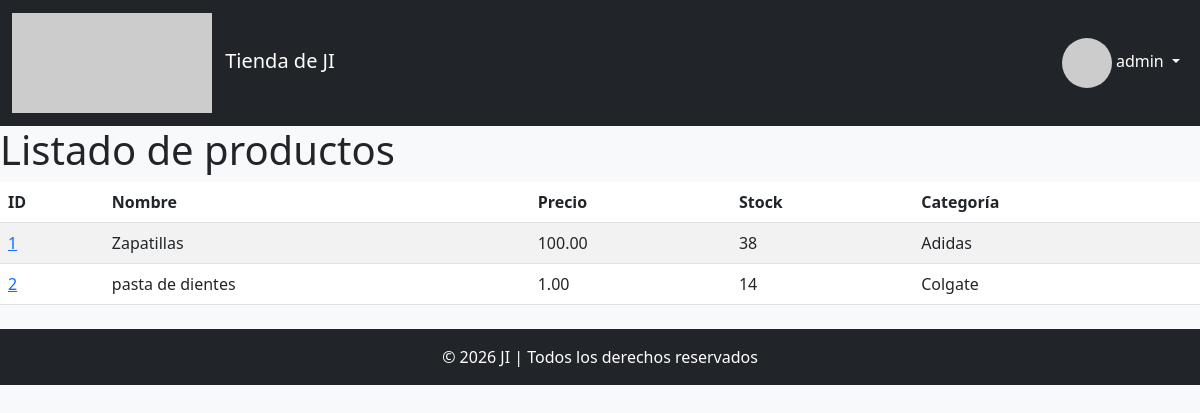
The app's page /tienda/admin/productos/ (signed in) with its own data.
### app/models.py (models this page shows, shortened)
class Usuario(AbstractUser):
    foto = models.ImageField(upload_to='usuario/', null=True, blank=True)
    vip = models.BooleanField(default=False)
    saldo = models.DecimalField(decimal_places=2, max_digits=12, default=0.00)
    bio = models.TextField(null=True, blank= True)
    class Meta:
        verbose_name = "Usuario"
        verbose_name_plural = "Usuarios"

class Producto(models.Model):
    nombre = models.CharField(max_length=50)
    marca = models.ForeignKey("Marca", on_delete=models.CASCADE)
    modelo = models.CharField(max_length=50)
    unidades = models.IntegerField()
    precio = models.DecimalField(decimal_places=2, max_digits=12, default=0.00)
    vip = models.BooleanField(default=False)
    foto = models.ImageField(upload_to='productos/', null=True, blank=True)
    class Meta:
        verbose_name = "Producto"
        verbose_name_plural = "Productos"
        unique_together = ['nombre','marca']

class Marca(models.Model):
    nombre = models.CharField(max_length=30, unique=True)
    def __str__(self):
        return f'{self.nombre}'
    class Meta:
        verbose_name = "Marca"
        verbose_name_plural = "Marcas"

### app/views.py (the view)
# urls.py: path('admin/productos/', ProductoListView.as_view(), name='producto_lista'),
class ProductoListView(ListView):
    model = Producto
    template_name = 'app/producto/producto_lista.html'
    context_object_name = 'productos'

### app/templates/app/producto/producto_lista.html
{% extends "../base.html" %}
{% block contenido %}
<h1>Listado de productos</h1>
<table class="table table-striped">
    <thead>
        <tr>
            <th>ID</th>
            <th>Nombre</th>
            <th>Precio</th>
            <th>Stock</th>
            <th>Categoría</th>
        </tr>
    </thead>
    <tbody>
        {% for producto in productos %}
        <tr>
            <td><a href="{% url 'producto_detalle' producto.pk %}">{{ producto.id }}</a></td>
            <td>{{ producto.nombre }}</td>
            <td>{{ producto.precio }}</td>
            <td>{{ producto.unidades }}</td>
            <td>{{ producto.marca }}</td>
        </tr>
        {% endfor %}
    </tbody>
</table>
{% endblock %}

### app/templates/app/base.html (shortened to what this page needs)
<!DOCTYPE html>
<html lang="es">
<head>
    <link href="https://cdn.jsdelivr.net/npm/bootstrap@5.3.0/dist/css/bootstrap.min.css" rel="stylesheet">
</head>
<body class="bg-light">
    <nav class="navbar navbar-expand-lg navbar-dark bg-dark">
        <div class="container-fluid">
            <a class="navbar-brand" href="">
                <img src="https://picsum.photos/200/100" alt="Logo" class="me-2"> Tienda de JI
            </a>
            <div class="collapse navbar-collapse justify-content-end" id="navbarNav">
                <ul class="navbar-nav">
                    <li class="nav-item dropdown">
                        <a class="nav-link dropdown-toggle text-white" href="" role="button" data-bs-toggle="dropdown">
                            <img src="https://picsum.photos/50/50" class="rounded-circle" alt="User"> {{user.username}}
                        </a>
                    </li>
                </ul>
            </div>
        </div>
    </nav>
    {% block contenido %}
    {% endblock %}
    <footer class="bg-dark text-white text-center py-3 mt-4">
        © 2026 JI | Todos los derechos reservados
    </footer>
</body>
</html>

### records on screen
Usuario: username "admin"
Producto: id "1", nombre "Zapatillas", precio "100.00", unidades "38", marca "Adidas"
Producto: id "2", nombre "pasta de dientes", precio "1.00", unidades "14", marca "Colgate"
